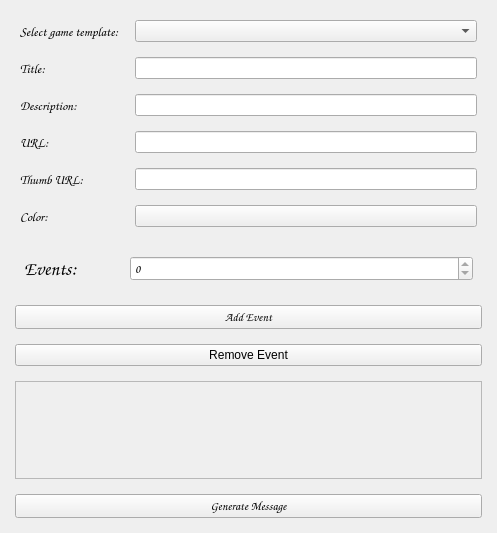
<?xml version="1.0" encoding="UTF-8"?>
<ui version="4.0">
 <class>mainWindow</class>
 <widget class="QMainWindow" name="mainWindow">
  <property name="geometry">
   <rect>
    <x>0</x>
    <y>0</y>
    <width>497</width>
    <height>533</height>
   </rect>
  </property>
  <property name="sizePolicy">
   <sizepolicy hsizetype="MinimumExpanding" vsizetype="MinimumExpanding">
    <horstretch>1</horstretch>
    <verstretch>1</verstretch>
   </sizepolicy>
  </property>
  <property name="minimumSize">
   <size>
    <width>0</width>
    <height>0</height>
   </size>
  </property>
  <property name="maximumSize">
   <size>
    <width>2000</width>
    <height>2000</height>
   </size>
  </property>
  <property name="windowTitle">
   <string>Event Message Generator</string>
  </property>
  <property name="windowIcon">
   <iconset>
    <normaloff>C:/Users/Dimitry/.designer/backup/icon.png</normaloff>C:/Users/Dimitry/.designer/backup/icon.png</iconset>
  </property>
  <widget class="QWidget" name="centralwidget">
   <property name="sizePolicy">
    <sizepolicy hsizetype="MinimumExpanding" vsizetype="MinimumExpanding">
     <horstretch>0</horstretch>
     <verstretch>0</verstretch>
    </sizepolicy>
   </property>
   <layout class="QVBoxLayout" name="verticalLayout_2">
    <property name="spacing">
     <number>15</number>
    </property>
    <property name="leftMargin">
     <number>15</number>
    </property>
    <property name="topMargin">
     <number>15</number>
    </property>
    <property name="rightMargin">
     <number>15</number>
    </property>
    <property name="bottomMargin">
     <number>15</number>
    </property>
    <item>
     <layout class="QFormLayout" name="formLayout">
      <property name="sizeConstraint">
       <enum>QLayout::SetMaximumSize</enum>
      </property>
      <property name="fieldGrowthPolicy">
       <enum>QFormLayout::AllNonFixedFieldsGrow</enum>
      </property>
      <property name="rowWrapPolicy">
       <enum>QFormLayout::DontWrapRows</enum>
      </property>
      <property name="leftMargin">
       <number>5</number>
      </property>
      <property name="topMargin">
       <number>5</number>
      </property>
      <property name="rightMargin">
       <number>5</number>
      </property>
      <property name="bottomMargin">
       <number>5</number>
      </property>
      <item row="0" column="0">
       <widget class="QLabel" name="label_6">
        <property name="font">
         <font>
          <family>Comic Sans MS</family>
          <pointsize>10</pointsize>
         </font>
        </property>
        <property name="text">
         <string>Select game template:</string>
        </property>
       </widget>
      </item>
      <item row="0" column="1">
       <widget class="QComboBox" name="comboSelectGame">
        <property name="font">
         <font>
          <family>Verdana</family>
          <pointsize>8</pointsize>
         </font>
        </property>
       </widget>
      </item>
      <item row="1" column="0">
       <widget class="QLabel" name="label">
        <property name="font">
         <font>
          <family>Comic Sans MS</family>
          <pointsize>10</pointsize>
         </font>
        </property>
        <property name="text">
         <string>Title:</string>
        </property>
       </widget>
      </item>
      <item row="1" column="1">
       <widget class="QLineEdit" name="inputTitle">
        <property name="font">
         <font>
          <family>Verdana</family>
          <pointsize>8</pointsize>
         </font>
        </property>
       </widget>
      </item>
      <item row="2" column="0">
       <widget class="QLabel" name="label_2">
        <property name="font">
         <font>
          <family>Comic Sans MS</family>
          <pointsize>10</pointsize>
         </font>
        </property>
        <property name="text">
         <string>Description:</string>
        </property>
       </widget>
      </item>
      <item row="2" column="1">
       <widget class="QLineEdit" name="inputDescription">
        <property name="font">
         <font>
          <family>Verdana</family>
          <pointsize>8</pointsize>
         </font>
        </property>
       </widget>
      </item>
      <item row="3" column="0">
       <widget class="QLabel" name="label_3">
        <property name="font">
         <font>
          <family>Comic Sans MS</family>
          <pointsize>10</pointsize>
         </font>
        </property>
        <property name="text">
         <string>URL:</string>
        </property>
       </widget>
      </item>
      <item row="3" column="1">
       <widget class="QLineEdit" name="inputURL">
        <property name="font">
         <font>
          <family>Verdana</family>
          <pointsize>8</pointsize>
         </font>
        </property>
       </widget>
      </item>
      <item row="4" column="0">
       <widget class="QLabel" name="label_4">
        <property name="font">
         <font>
          <family>Comic Sans MS</family>
          <pointsize>10</pointsize>
         </font>
        </property>
        <property name="text">
         <string>Thumb URL:</string>
        </property>
       </widget>
      </item>
      <item row="4" column="1">
       <widget class="QLineEdit" name="inputThumb">
        <property name="font">
         <font>
          <family>Verdana</family>
          <pointsize>8</pointsize>
         </font>
        </property>
       </widget>
      </item>
      <item row="5" column="0">
       <widget class="QLabel" name="label_5">
        <property name="font">
         <font>
          <family>Comic Sans MS</family>
          <pointsize>10</pointsize>
         </font>
        </property>
        <property name="text">
         <string>Color:</string>
        </property>
       </widget>
      </item>
      <item row="5" column="1">
       <widget class="QPushButton" name="btnColorPicker">
        <property name="font">
         <font>
          <family>Verdana</family>
          <pointsize>8</pointsize>
         </font>
        </property>
        <property name="styleSheet">
         <string notr="true"/>
        </property>
        <property name="text">
         <string/>
        </property>
        <property name="default">
         <bool>false</bool>
        </property>
        <property name="flat">
         <bool>false</bool>
        </property>
       </widget>
      </item>
     </layout>
    </item>
    <item>
     <widget class="QFrame" name="horizontalFrame">
      <property name="minimumSize">
       <size>
        <width>0</width>
        <height>30</height>
       </size>
      </property>
      <property name="maximumSize">
       <size>
        <width>16777215</width>
        <height>50</height>
       </size>
      </property>
      <property name="font">
       <font>
        <family>Comic Sans MS</family>
       </font>
      </property>
      <property name="layoutDirection">
       <enum>Qt::LeftToRight</enum>
      </property>
      <property name="frameShape">
       <enum>QFrame::NoFrame</enum>
      </property>
      <property name="frameShadow">
       <enum>QFrame::Plain</enum>
      </property>
      <layout class="QGridLayout" name="gridLayout" rowstretch="0" columnstretch="0,0">
       <property name="sizeConstraint">
        <enum>QLayout::SetNoConstraint</enum>
       </property>
       <item row="0" column="0">
        <widget class="QLabel" name="label_11">
         <property name="maximumSize">
          <size>
           <width>100</width>
           <height>25</height>
          </size>
         </property>
         <property name="font">
          <font>
           <family>Comic Sans MS</family>
           <pointsize>14</pointsize>
          </font>
         </property>
         <property name="text">
          <string>Events:</string>
         </property>
         <property name="textFormat">
          <enum>Qt::MarkdownText</enum>
         </property>
        </widget>
       </item>
       <item row="0" column="1">
        <widget class="QSpinBox" name="inputPage">
         <property name="prefix">
          <string notr="true"/>
         </property>
         <property name="minimum">
          <number>0</number>
         </property>
         <property name="maximum">
          <number>0</number>
         </property>
         <property name="stepType">
          <enum>QAbstractSpinBox::DefaultStepType</enum>
         </property>
        </widget>
       </item>
      </layout>
     </widget>
    </item>
    <item>
     <widget class="QPushButton" name="btnAddEvent">
      <property name="font">
       <font>
        <family>Comic Sans MS</family>
       </font>
      </property>
      <property name="text">
       <string>Add Event</string>
      </property>
     </widget>
    </item>
    <item>
     <widget class="QPushButton" name="btnRemoveEvent">
      <property name="text">
       <string>Remove Event</string>
      </property>
     </widget>
    </item>
    <item>
     <widget class="QStackedWidget" name="stackedWidget">
      <property name="sizePolicy">
       <sizepolicy hsizetype="Preferred" vsizetype="Preferred">
        <horstretch>0</horstretch>
        <verstretch>0</verstretch>
       </sizepolicy>
      </property>
      <property name="frameShape">
       <enum>QFrame::StyledPanel</enum>
      </property>
      <property name="frameShadow">
       <enum>QFrame::Plain</enum>
      </property>
      <property name="currentIndex">
       <number>0</number>
      </property>
      <widget class="QWidget" name="page"/>
     </widget>
    </item>
    <item>
     <widget class="QPushButton" name="btnGenerate">
      <property name="font">
       <font>
        <family>Comic Sans MS</family>
       </font>
      </property>
      <property name="text">
       <string>Generate Message</string>
      </property>
     </widget>
    </item>
   </layout>
  </widget>
 </widget>
 <tabstops>
  <tabstop>inputThumb</tabstop>
  <tabstop>inputURL</tabstop>
  <tabstop>inputDescription</tabstop>
  <tabstop>inputTitle</tabstop>
  <tabstop>comboSelectGame</tabstop>
 </tabstops>
 <resources/>
 <connections>
  <connection>
   <sender>inputPage</sender>
   <signal>valueChanged(int)</signal>
   <receiver>stackedWidget</receiver>
   <slot>setCurrentIndex(int)</slot>
   <hints>
    <hint type="sourcelabel">
     <x>215</x>
     <y>196</y>
    </hint>
    <hint type="destinationlabel">
     <x>79</x>
     <y>362</y>
    </hint>
   </hints>
  </connection>
  <connection>
   <sender>stackedWidget</sender>
   <signal>currentChanged(int)</signal>
   <receiver>inputPage</receiver>
   <slot>setValue(int)</slot>
   <hints>
    <hint type="sourcelabel">
     <x>297</x>
     <y>371</y>
    </hint>
    <hint type="destinationlabel">
     <x>312</x>
     <y>193</y>
    </hint>
   </hints>
  </connection>
 </connections>
 <designerdata>
  <property name="gridDeltaX">
   <number>10</number>
  </property>
  <property name="gridDeltaY">
   <number>10</number>
  </property>
  <property name="gridSnapX">
   <bool>true</bool>
  </property>
  <property name="gridSnapY">
   <bool>true</bool>
  </property>
  <property name="gridVisible">
   <bool>true</bool>
  </property>
 </designerdata>
</ui>
